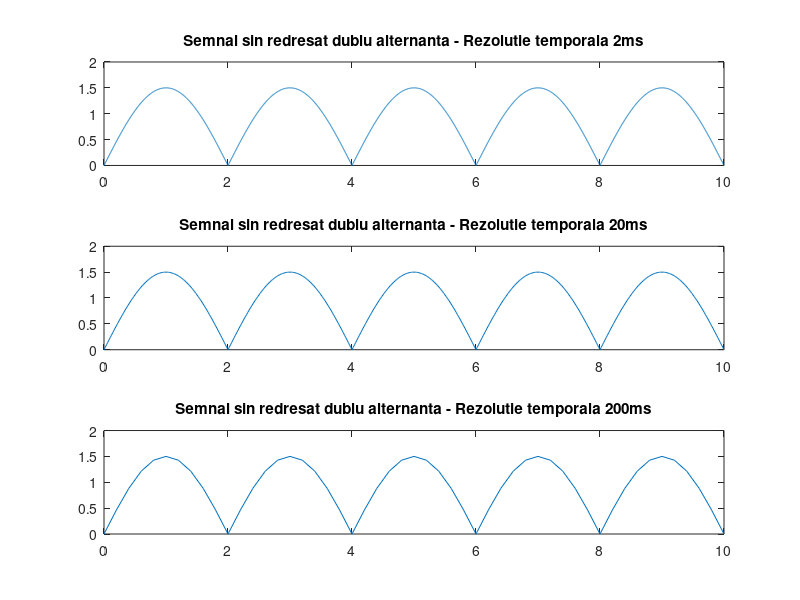

Recreate this plot in MATLAB.
clear;
close all;
F = 1 / 4; %frecventa semnalului
pas = [0.002, 0.02, 0.2]; %rezolutiile temporale
for i = 1:length(pas) %parcurgerea pasilor
   t = 0:pas(i):10; %crearea axei timpului
   s = 1.5 * sin(2*pi*F*t); %crearea semnalului sinusoidal
   s = abs(s); %redresarea dublu alternanta
   subplot(length(pas),1,i); %crearea unui subgrafic
   plot(t, s); %afisarea graficului
   title(['Semnal sin redresat dublu alternanta - Rezolutie temporala ', num2str(pas(i)*1000), 'ms']); %setarea titlului graficului
end 